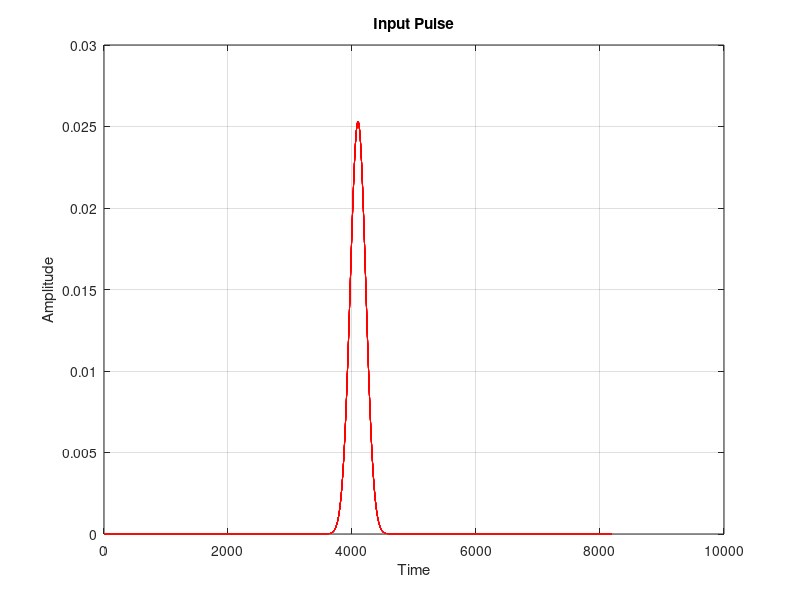
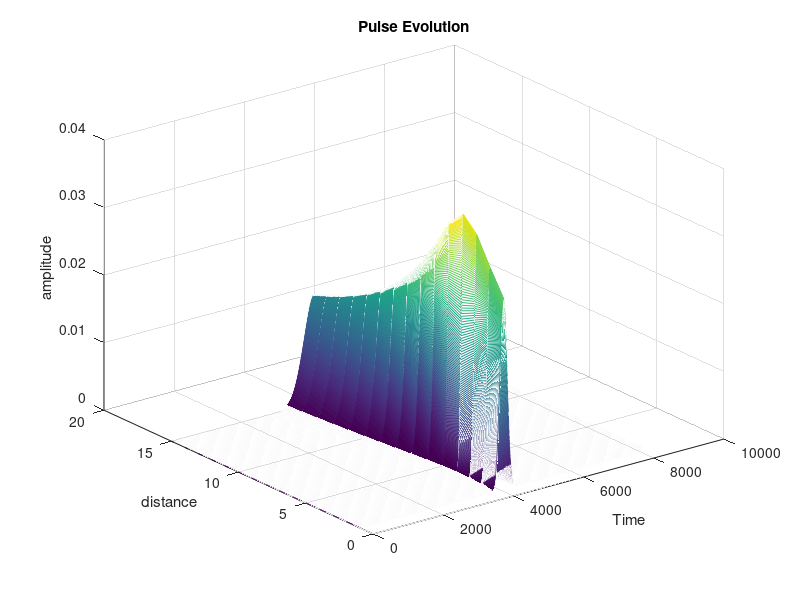
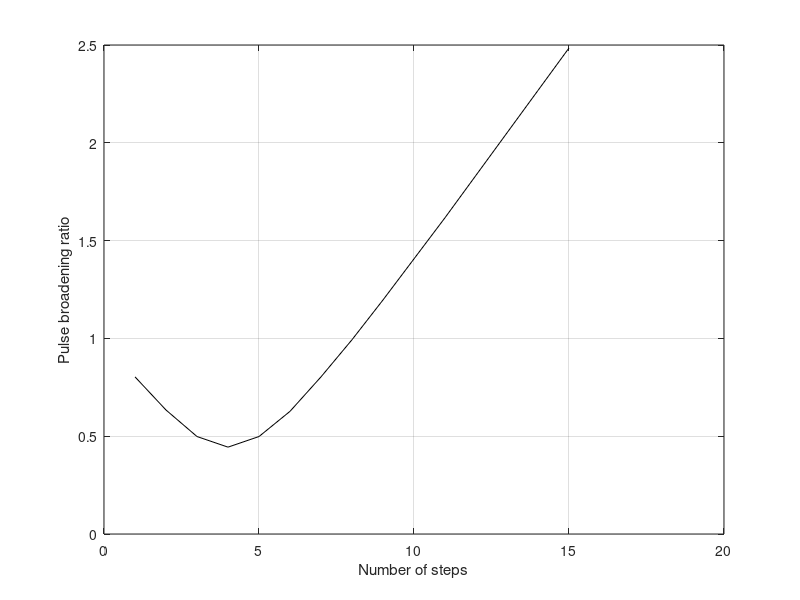
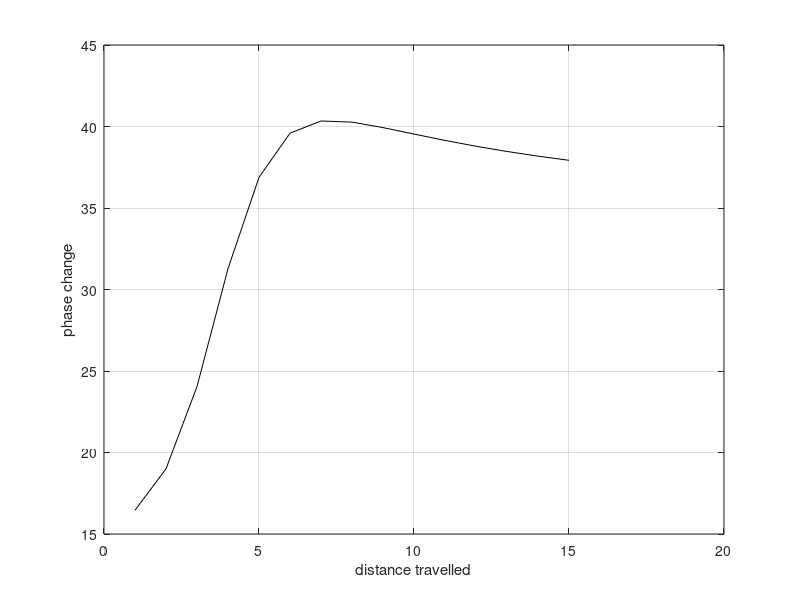

The MATLAB script that drew these images, in order:
clc; clear all; close all; clf;
cputime=0;
tic;
ln=1;
i=sqrt(-1);
Po=.00064; %input pwr in watts
alpha=0; % Fiber loss value in dB/km
alph=alpha/(4.343); %Ref page#55 eqn 2.5.3 Fiber optic Comm by GP Agrawal
gamma=0.00003; %fiber non linearity in /W/m
to=125e-12; %initial pulse width in second
C=-2; %Input chirp parameter for first calculation
b2=-20e-27; %2nd order disp. (s2/m)
Ld=(to^2)/(abs(b2)); %dispersion length in meter
pi=3.1415926535;
Ao=sqrt(Po); %Amplitude
%----------------------------------------------------------
tau =- 4096e-12:1e-12: 4095e-12;%  dt=t/to
 dt=1e-12;
 rel_error=1e-5;
 h=1000;% step size
for ii=0.1:0.1:1.5 %the various fiber lengths can be varied and this vector can be changed
z=ii*Ld
    u=Ao*exp(-((1+i*(-C))/2)*(tau/to).^2);%page#47 G.P.AGrawal
    figure(1)
   plot(abs(u),'r');
   title('Input Pulse'); xlabel('Time'); ylabel('Amplitude');
grid on;
hold on;
l=max(size(u));  
%%%%%%%%%%%%%%%%%%%%%%%
fwhm1=find(abs(u)>abs(max(u)/2));
fwhm1=length(fwhm1);
dw=1/l/dt*2*pi;
w=(-1*l/2:1:l/2-1)*dw;
u=fftshift(u);
 w=fftshift(w);
spectrum=fft(fftshift(u)); %Pulse spectrum
for jj=h:h:z
spectrum=spectrum.*exp(-alph*(h/2)+i*b2/2*w.^2*(h/2)) ; 
f=ifft(spectrum);
f=f.*exp(i*gamma*((abs(f)).^2)*(h));
spectrum=fft(f);
spectrum=spectrum.*exp(-alph*(h/2)+i*b2/2*w.^2*(h/2)) ; 
end
f=ifft(spectrum);
op_pulse(ln,:)=abs(f);%saving output pulse at all intervals
fwhm=find(abs(f)>abs(max(f)/2));
fwhm=length(fwhm);
ratio=fwhm/fwhm1; %PBR at every value
pbratio(ln)=ratio;%saving PBR at every step size
dd=atand((abs(imag(f)))/(abs(real(f))));
phadisp(ln)=dd;%saving pulse phase
ln=ln+1;
end
toc;
cputime=toc;
figure(2);
mesh(op_pulse(1:1:ln-1,:));
title('Pulse Evolution');
xlabel('Time'); ylabel('distance'); zlabel('amplitude');
figure(3)
plot(pbratio(1:1:ln-1),'k');
xlabel('Number of steps');
ylabel('Pulse broadening ratio');
grid on;
hold on;
figure(5)
plot(phadisp(1:1:ln-1),'k');
xlabel('distance travelled');
ylabel('phase change');
grid on;
hold on;
disp('CPU time:'), disp(cputime);